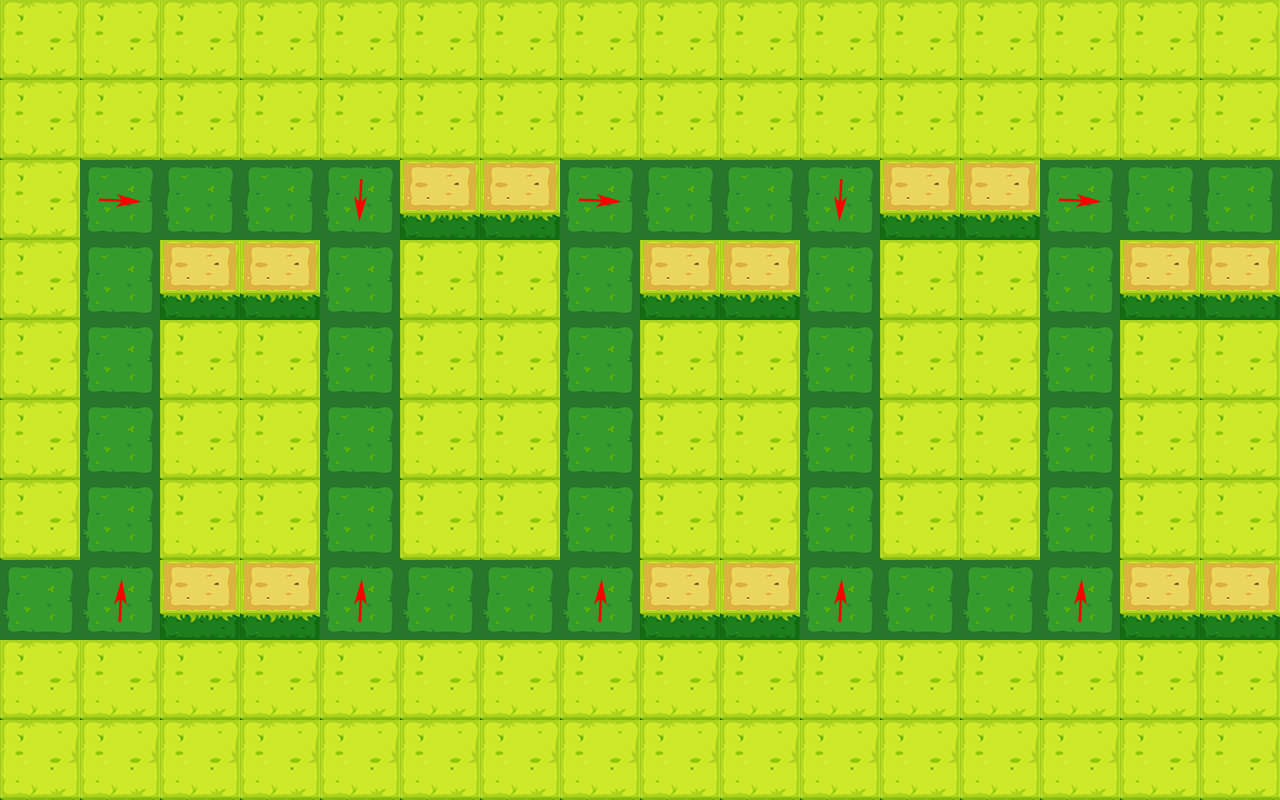

A level layout from a 2D game, rendered from its tile map. Below: a short description, then the map file with its tile-grid data intact:
An orthogonal 16x10 tile map with 80x80 px tiles, 1 tile layer (Слой тайлов 1), 7 tilesets.

<map version="1.0" orientation="orthogonal" width="16" height="10" tilewidth="80" tileheight="80">
 <tileset firstgid="1" name="bush_tile 1" tilewidth="80" tileheight="80">
  <image source="image/tile map/bush_tile 1.png" width="80" height="80" />
 </tileset>
 <tileset firstgid="2" name="grass_tile_1" tilewidth="80" tileheight="80">
  <image source="image/tile map/grass_tile_1.png" width="80" height="80" />
 </tileset>
 <tileset firstgid="3" name="bush_tile_tower" tilewidth="80" tileheight="80">
  <image source="image/tile map/bush_tile_tower.png" width="80" height="80" />
 </tileset>
 <tileset firstgid="4" name="bottom" tilewidth="80" tileheight="80">
  <image source="image/tile map/bottom.png" width="80" height="80" />
 </tileset>
 <tileset firstgid="5" name="left" tilewidth="80" tileheight="80">
  <image source="image/tile map/left.png" width="80" height="80" />
 </tileset>
 <tileset firstgid="6" name="right" tilewidth="80" tileheight="80">
  <image source="image/tile map/right.png" width="80" height="80" />
 </tileset>
 <tileset firstgid="7" name="top" tilewidth="80" tileheight="80">
  <image source="image/tile map/top.png" width="80" height="80" />
 </tileset>
 <layer name="Слой тайлов 1" width="16" height="10">
  <data>
   <tile gid="1" />
   <tile gid="1" />
   <tile gid="1" />
   <tile gid="1" />
   <tile gid="1" />
   <tile gid="1" />
   <tile gid="1" />
   <tile gid="1" />
   <tile gid="1" />
   <tile gid="1" />
   <tile gid="1" />
   <tile gid="1" />
   <tile gid="1" />
   <tile gid="1" />
   <tile gid="1" />
   <tile gid="1" />
   <tile gid="1" />
   <tile gid="1" />
   <tile gid="1" />
   <tile gid="1" />
   <tile gid="1" />
   <tile gid="1" />
   <tile gid="1" />
   <tile gid="1" />
   <tile gid="1" />
   <tile gid="1" />
   <tile gid="1" />
   <tile gid="1" />
   <tile gid="1" />
   <tile gid="1" />
   <tile gid="1" />
   <tile gid="1" />
   <tile gid="1" />
   <tile gid="6" />
   <tile gid="2" />
   <tile gid="2" />
   <tile gid="4" />
   <tile gid="3" />
   <tile gid="3" />
   <tile gid="6" />
   <tile gid="2" />
   <tile gid="2" />
   <tile gid="4" />
   <tile gid="3" />
   <tile gid="3" />
   <tile gid="6" />
   <tile gid="2" />
   <tile gid="2" />
   <tile gid="1" />
   <tile gid="2" />
   <tile gid="3" />
   <tile gid="3" />
   <tile gid="2" />
   <tile gid="1" />
   <tile gid="1" />
   <tile gid="2" />
   <tile gid="3" />
   <tile gid="3" />
   <tile gid="2" />
   <tile gid="1" />
   <tile gid="1" />
   <tile gid="2" />
   <tile gid="3" />
   <tile gid="3" />
   <tile gid="1" />
   <tile gid="2" />
   <tile gid="1" />
   <tile gid="1" />
   <tile gid="2" />
   <tile gid="1" />
   <tile gid="1" />
   <tile gid="2" />
   <tile gid="1" />
   <tile gid="1" />
   <tile gid="2" />
   <tile gid="1" />
   <tile gid="1" />
   <tile gid="2" />
   <tile gid="1" />
   <tile gid="1" />
   <tile gid="1" />
   <tile gid="2" />
   <tile gid="1" />
   <tile gid="1" />
   <tile gid="2" />
   <tile gid="1" />
   <tile gid="1" />
   <tile gid="2" />
   <tile gid="1" />
   <tile gid="1" />
   <tile gid="2" />
   <tile gid="1" />
   <tile gid="1" />
   <tile gid="2" />
   <tile gid="1" />
   <tile gid="1" />
   <tile gid="1" />
   <tile gid="2" />
   <tile gid="1" />
   <tile gid="1" />
   <tile gid="2" />
   <tile gid="1" />
   <tile gid="1" />
   <tile gid="2" />
   <tile gid="1" />
   <tile gid="1" />
   <tile gid="2" />
   <tile gid="1" />
   <tile gid="1" />
   <tile gid="2" />
   <tile gid="1" />
   <tile gid="1" />
   <tile gid="2" />
   <tile gid="7" />
   <tile gid="3" />
   <tile gid="3" />
   <tile gid="7" />
   <tile gid="2" />
   <tile gid="2" />
   <tile gid="7" />
   <tile gid="3" />
   <tile gid="3" />
   <tile gid="7" />
   <tile gid="2" />
   <tile gid="2" />
   <tile gid="7" />
   <tile gid="3" />
   <tile gid="3" />
   <tile gid="1" />
   <tile gid="1" />
   <tile gid="1" />
   <tile gid="1" />
   <tile gid="1" />
   <tile gid="1" />
   <tile gid="1" />
   <tile gid="1" />
   <tile gid="1" />
   <tile gid="1" />
   <tile gid="1" />
   <tile gid="1" />
   <tile gid="1" />
   <tile gid="1" />
   <tile gid="1" />
   <tile gid="1" />
   <tile gid="1" />
   <tile gid="1" />
   <tile gid="1" />
   <tile gid="1" />
   <tile gid="1" />
   <tile gid="1" />
   <tile gid="1" />
   <tile gid="1" />
   <tile gid="1" />
   <tile gid="1" />
   <tile gid="1" />
   <tile gid="1" />
   <tile gid="1" />
   <tile gid="1" />
   <tile gid="1" />
   <tile gid="1" />
  </data>
 </layer>
</map>
